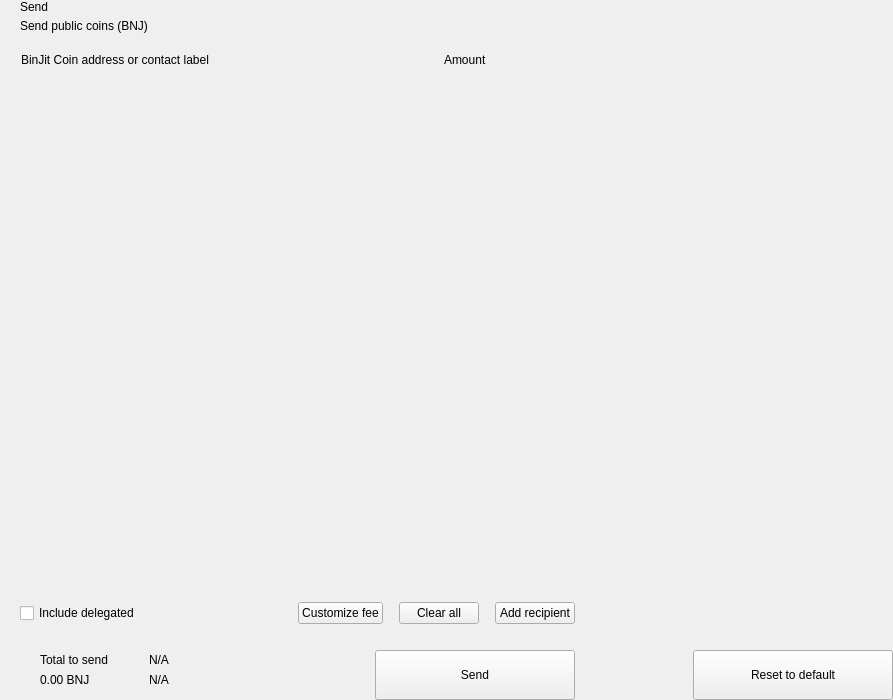
<?xml version="1.0" encoding="UTF-8"?>
<ui version="4.0">
 <class>send</class>
 <widget class="QWidget" name="send">
  <property name="geometry">
   <rect>
    <x>0</x>
    <y>0</y>
    <width>893</width>
    <height>700</height>
   </rect>
  </property>
  <property name="windowTitle">
   <string>Form</string>
  </property>
  <layout class="QHBoxLayout" name="horizontalLayout_2" stretch="2,1">
   <property name="spacing">
    <number>0</number>
   </property>
   <property name="leftMargin">
    <number>0</number>
   </property>
   <property name="topMargin">
    <number>0</number>
   </property>
   <property name="rightMargin">
    <number>0</number>
   </property>
   <property name="bottomMargin">
    <number>0</number>
   </property>
   <item>
    <widget class="QWidget" name="left" native="true">
     <layout class="QVBoxLayout" name="verticalLayout_3">
      <property name="spacing">
       <number>0</number>
      </property>
      <property name="leftMargin">
       <number>0</number>
      </property>
      <property name="topMargin">
       <number>0</number>
      </property>
      <property name="rightMargin">
       <number>0</number>
      </property>
      <property name="bottomMargin">
       <number>0</number>
      </property>
      <item>
       <layout class="QVBoxLayout" name="verticalLayout_22" stretch="0,0,0,1,0,0,0,0">
        <property name="spacing">
         <number>0</number>
        </property>
        <item>
         <layout class="QHBoxLayout" name="horizontalLayout_3">
          <property name="spacing">
           <number>0</number>
          </property>
          <property name="leftMargin">
           <number>20</number>
          </property>
          <property name="rightMargin">
           <number>20</number>
          </property>
          <item>
           <layout class="QVBoxLayout" name="verticalLayout">
            <property name="spacing">
             <number>5</number>
            </property>
            <item>
             <widget class="QLabel" name="labelTitle">
              <property name="text">
               <string>Send</string>
              </property>
              <property name="alignment">
               <set>Qt::AlignLeading|Qt::AlignLeft|Qt::AlignVCenter</set>
              </property>
             </widget>
            </item>
            <item>
             <widget class="QLabel" name="labelSubtitle1">
              <property name="text">
               <string>Send public coins (BNJ)</string>
              </property>
             </widget>
            </item>
           </layout>
          </item>
          <item>
           <spacer name="horizontalSpacer">
            <property name="orientation">
             <enum>Qt::Horizontal</enum>
            </property>
            <property name="sizeHint" stdset="0">
             <size>
              <width>40</width>
              <height>20</height>
             </size>
            </property>
           </spacer>
          </item>
         </layout>
        </item>
        <item>
         <spacer name="verticalSpacer_2">
          <property name="orientation">
           <enum>Qt::Vertical</enum>
          </property>
          <property name="sizeType">
           <enum>QSizePolicy::Fixed</enum>
          </property>
          <property name="sizeHint" stdset="0">
           <size>
            <width>20</width>
            <height>20</height>
           </size>
          </property>
         </spacer>
        </item>
        <item>
         <layout class="QHBoxLayout" name="horizontalLayout" stretch="6,0,2">
          <property name="spacing">
           <number>0</number>
          </property>
          <property name="leftMargin">
           <number>10</number>
          </property>
          <property name="topMargin">
           <number>0</number>
          </property>
          <property name="rightMargin">
           <number>20</number>
          </property>
          <property name="bottomMargin">
           <number>0</number>
          </property>
          <item>
           <widget class="QLabel" name="labelSubtitleAddress">
            <property name="styleSheet">
             <string notr="true">margin-left:8px;</string>
            </property>
            <property name="text">
             <string>BinJit Coin address or contact label</string>
            </property>
           </widget>
          </item>
          <item>
           <spacer name="horizontalSpacer_3">
            <property name="orientation">
             <enum>Qt::Horizontal</enum>
            </property>
            <property name="sizeType">
             <enum>QSizePolicy::Fixed</enum>
            </property>
            <property name="sizeHint" stdset="0">
             <size>
              <width>40</width>
              <height>1</height>
             </size>
            </property>
           </spacer>
          </item>
          <item>
           <widget class="QLabel" name="labelSubtitleAmount">
            <property name="text">
             <string>Amount</string>
            </property>
           </widget>
          </item>
         </layout>
        </item>
        <item>
         <widget class="QScrollArea" name="scrollArea">
          <property name="minimumSize">
           <size>
            <width>0</width>
            <height>350</height>
           </size>
          </property>
          <property name="styleSheet">
           <string notr="true">#scrollArea {
            background:transparent;
            margin-top:10px;
}</string>
          </property>
          <property name="horizontalScrollBarPolicy">
           <enum>Qt::ScrollBarAlwaysOff</enum>
          </property>
          <property name="sizeAdjustPolicy">
           <enum>QAbstractScrollArea::AdjustIgnored</enum>
          </property>
          <property name="widgetResizable">
           <bool>true</bool>
          </property>
          <property name="alignment">
           <set>Qt::AlignLeading|Qt::AlignLeft|Qt::AlignTop</set>
          </property>
          <widget class="QWidget" name="scrollAreaWidgetContents">
           <property name="geometry">
            <rect>
             <x>0</x>
             <y>0</y>
             <width>591</width>
             <height>16</height>
            </rect>
           </property>
           <property name="sizePolicy">
            <sizepolicy hsizetype="Preferred" vsizetype="Maximum">
             <horstretch>0</horstretch>
             <verstretch>0</verstretch>
            </sizepolicy>
           </property>
           <property name="autoFillBackground">
            <bool>false</bool>
           </property>
           <property name="styleSheet">
            <string notr="true">#scrollAreaWidgetContents {
             background:transparent;
             }</string>
           </property>
           <layout class="QVBoxLayout" name="verticalLayout_7">
            <property name="spacing">
             <number>0</number>
            </property>
            <property name="sizeConstraint">
             <enum>QLayout::SetDefaultConstraint</enum>
            </property>
            <property name="leftMargin">
             <number>0</number>
            </property>
            <property name="topMargin">
             <number>0</number>
            </property>
            <property name="rightMargin">
             <number>0</number>
            </property>
            <property name="bottomMargin">
             <number>0</number>
            </property>
           </layout>
          </widget>
         </widget>
        </item>
        <item>
         <spacer name="verticalSpacer_4">
          <property name="orientation">
           <enum>Qt::Vertical</enum>
          </property>
          <property name="sizeType">
           <enum>QSizePolicy::Fixed</enum>
          </property>
          <property name="sizeHint" stdset="0">
           <size>
            <width>20</width>
            <height>20</height>
           </size>
          </property>
         </spacer>
        </item>
        <item>
         <layout class="QHBoxLayout" name="horizontalLayout_20">
          <property name="spacing">
           <number>6</number>
          </property>
          <property name="leftMargin">
           <number>20</number>
          </property>
          <property name="rightMargin">
           <number>20</number>
          </property>
          <item>
           <widget class="QCheckBox" name="checkBoxDelegations">
            <property name="layoutDirection">
             <enum>Qt::LeftToRight</enum>
            </property>
            <property name="text">
             <string>Include delegated</string>
            </property>
           </widget>
          </item>
          <item>
           <spacer name="horizontalSpacer_4">
            <property name="orientation">
             <enum>Qt::Horizontal</enum>
            </property>
            <property name="sizeHint" stdset="0">
             <size>
              <width>10</width>
              <height>20</height>
             </size>
            </property>
           </spacer>
          </item>
          <item>
           <widget class="QPushButton" name="pushButtonFee">
            <property name="focusPolicy">
             <enum>Qt::NoFocus</enum>
            </property>
            <property name="text">
             <string>Customize fee</string>
            </property>
           </widget>
          </item>
          <item>
           <spacer name="horizontalSpacer_11">
            <property name="orientation">
             <enum>Qt::Horizontal</enum>
            </property>
            <property name="sizeType">
             <enum>QSizePolicy::Minimum</enum>
            </property>
            <property name="sizeHint" stdset="0">
             <size>
              <width>10</width>
              <height>20</height>
             </size>
            </property>
           </spacer>
          </item>
          <item>
           <widget class="QPushButton" name="pushButtonClear">
            <property name="focusPolicy">
             <enum>Qt::NoFocus</enum>
            </property>
            <property name="layoutDirection">
             <enum>Qt::RightToLeft</enum>
            </property>
            <property name="text">
             <string>Clear all</string>
            </property>
           </widget>
          </item>
          <item>
           <spacer name="horizontalSpacer_6">
            <property name="orientation">
             <enum>Qt::Horizontal</enum>
            </property>
            <property name="sizeType">
             <enum>QSizePolicy::Fixed</enum>
            </property>
            <property name="sizeHint" stdset="0">
             <size>
              <width>10</width>
              <height>20</height>
             </size>
            </property>
           </spacer>
          </item>
          <item>
           <widget class="QPushButton" name="pushButtonAddRecipient">
            <property name="focusPolicy">
             <enum>Qt::NoFocus</enum>
            </property>
            <property name="text">
             <string>Add recipient</string>
            </property>
           </widget>
          </item>
         </layout>
        </item>
        <item>
         <spacer name="verticalSpacer">
          <property name="orientation">
           <enum>Qt::Vertical</enum>
          </property>
          <property name="sizeType">
           <enum>QSizePolicy::Fixed</enum>
          </property>
          <property name="sizeHint" stdset="0">
           <size>
            <width>20</width>
            <height>16</height>
           </size>
          </property>
         </spacer>
        </item>
        <item>
         <layout class="QHBoxLayout" name="horizontalLayout_7">
          <property name="rightMargin">
           <number>20</number>
          </property>
          <item>
           <layout class="QHBoxLayout" name="horizontalLayout_10">
            <property name="spacing">
             <number>0</number>
            </property>
            <property name="leftMargin">
             <number>8</number>
            </property>
            <item>
             <widget class="QStackedWidget" name="stackedWidget">
              <property name="minimumSize">
               <size>
                <width>0</width>
                <height>60</height>
               </size>
              </property>
              <property name="maximumSize">
               <size>
                <width>16777215</width>
                <height>60</height>
               </size>
              </property>
              <widget class="QWidget" name="page1">
               <layout class="QVBoxLayout" name="verticalLayout_71" stretch="0">
                <property name="spacing">
                 <number>6</number>
                </property>
                <property name="leftMargin">
                 <number>12</number>
                </property>
                <property name="topMargin">
                 <number>0</number>
                </property>
                <property name="rightMargin">
                 <number>0</number>
                </property>
                <property name="bottomMargin">
                 <number>0</number>
                </property>
                <item>
                 <widget class="QWidget" name="coinWidget" native="true">
                  <property name="minimumSize">
                   <size>
                    <width>0</width>
                    <height>60</height>
                   </size>
                  </property>
                  <property name="maximumSize">
                   <size>
                    <width>16777215</width>
                    <height>60</height>
                   </size>
                  </property>
                  <layout class="QHBoxLayout" name="horizontalLayout_9">
                   <property name="spacing">
                    <number>0</number>
                   </property>
                   <property name="leftMargin">
                    <number>20</number>
                   </property>
                   <property name="topMargin">
                    <number>10</number>
                   </property>
                   <property name="rightMargin">
                    <number>20</number>
                   </property>
                   <property name="bottomMargin">
                    <number>10</number>
                   </property>
                   <item>
                    <layout class="QVBoxLayout" name="verticalSend">
                     <property name="spacing">
                      <number>0</number>
                     </property>
                     <item>
                      <widget class="QLabel" name="labelTitleTotalSend">
                       <property name="text">
                        <string>Total to send</string>
                       </property>
                      </widget>
                     </item>
                     <item>
                      <widget class="QLabel" name="labelAmountSend">
                       <property name="text">
                        <string notr="true">0.00 BNJ</string>
                       </property>
                      </widget>
                     </item>
                    </layout>
                   </item>
                   <item>
                    <spacer name="horizontalSpacer_9">
                     <property name="orientation">
                      <enum>Qt::Horizontal</enum>
                     </property>
                     <property name="sizeType">
                      <enum>QSizePolicy::Fixed</enum>
                     </property>
                     <property name="sizeHint" stdset="0">
                      <size>
                       <width>20</width>
                       <height>20</height>
                      </size>
                     </property>
                    </spacer>
                   </item>
                   <item>
                    <widget class="QLabel" name="labelLine">
                     <property name="minimumSize">
                      <size>
                       <width>1</width>
                       <height>0</height>
                      </size>
                     </property>
                     <property name="maximumSize">
                      <size>
                       <width>1</width>
                       <height>16777215</height>
                      </size>
                     </property>
                     <property name="text">
                      <string/>
                     </property>
                    </widget>
                   </item>
                   <item>
                    <spacer name="horizontalSpacer_10">
                     <property name="orientation">
                      <enum>Qt::Horizontal</enum>
                     </property>
                     <property name="sizeType">
                      <enum>QSizePolicy::Fixed</enum>
                     </property>
                     <property name="sizeHint" stdset="0">
                      <size>
                       <width>20</width>
                       <height>20</height>
                      </size>
                     </property>
                    </spacer>
                   </item>
                   <item>
                    <layout class="QVBoxLayout" name="verticalRemaining">
                     <property name="spacing">
                      <number>0</number>
                     </property>
                     <item>
                      <widget class="QLabel" name="labelTitleTotalRemaining">
                       <property name="text">
                        <string notr="true">N/A</string>
                       </property>
                      </widget>
                     </item>
                     <item>
                      <widget class="QLabel" name="labelAmountRemaining">
                       <property name="text">
                        <string notr="true">N/A</string>
                       </property>
                      </widget>
                     </item>
                    </layout>
                   </item>
                  </layout>
                 </widget>
                </item>
               </layout>
              </widget>
              <widget class="QWidget" name="page_2"/>
             </widget>
            </item>
           </layout>
          </item>
          <item>
           <spacer name="horizontalSpacer_5">
            <property name="orientation">
             <enum>Qt::Horizontal</enum>
            </property>
            <property name="sizeType">
             <enum>QSizePolicy::Expanding</enum>
            </property>
            <property name="sizeHint" stdset="0">
             <size>
              <width>40</width>
              <height>20</height>
             </size>
            </property>
           </spacer>
          </item>
          <item alignment="Qt::AlignBottom">
           <widget class="QPushButton" name="pushButtonSave">
            <property name="minimumSize">
             <size>
              <width>200</width>
              <height>50</height>
             </size>
            </property>
            <property name="maximumSize">
             <size>
              <width>200</width>
              <height>50</height>
             </size>
            </property>
            <property name="focusPolicy">
             <enum>Qt::NoFocus</enum>
            </property>
            <property name="text">
             <string>Send</string>
            </property>
           </widget>
          </item>
         </layout>
        </item>
       </layout>
      </item>
     </layout>
    </widget>
   </item>
   <item>
    <widget class="QWidget" name="right" native="true">
     <layout class="QVBoxLayout" name="verticalLayout_5">
      <property name="leftMargin">
       <number>0</number>
      </property>
      <property name="topMargin">
       <number>0</number>
      </property>
      <property name="rightMargin">
       <number>0</number>
      </property>
      <property name="bottomMargin">
       <number>0</number>
      </property>
      <item>
       <layout class="QVBoxLayout" name="verticalLayout_4">
        <property name="spacing">
         <number>6</number>
        </property>
        <item>
         <widget class="OptionButton" name="btnCoinControl" native="true">
          <property name="minimumSize">
           <size>
            <width>0</width>
            <height>50</height>
           </size>
          </property>
         </widget>
        </item>
        <item>
         <widget class="OptionButton" name="btnChangeAddress" native="true">
          <property name="minimumSize">
           <size>
            <width>0</width>
            <height>50</height>
           </size>
          </property>
         </widget>
        </item>
        <item>
         <widget class="OptionButton" name="btnUri" native="true">
          <property name="minimumSize">
           <size>
            <width>0</width>
            <height>50</height>
           </size>
          </property>
         </widget>
        </item>
        <item>
         <spacer name="verticalSpacer_5">
          <property name="orientation">
           <enum>Qt::Vertical</enum>
          </property>
          <property name="sizeHint" stdset="0">
           <size>
            <width>20</width>
            <height>40</height>
           </size>
          </property>
         </spacer>
        </item>
        <item>
         <layout class="QHBoxLayout" name="horizontalLayout_8">
          <item>
           <spacer name="horizontalSpacer_7">
            <property name="orientation">
             <enum>Qt::Horizontal</enum>
            </property>
            <property name="sizeHint" stdset="0">
             <size>
              <width>40</width>
              <height>20</height>
             </size>
            </property>
           </spacer>
          </item>
          <item>
           <widget class="QPushButton" name="pushButtonReset">
            <property name="minimumSize">
             <size>
              <width>200</width>
              <height>50</height>
             </size>
            </property>
            <property name="maximumSize">
             <size>
              <width>200</width>
              <height>50</height>
             </size>
            </property>
            <property name="focusPolicy">
             <enum>Qt::NoFocus</enum>
            </property>
            <property name="text">
             <string>Reset to default</string>
            </property>
           </widget>
          </item>
         </layout>
        </item>
       </layout>
      </item>
     </layout>
    </widget>
   </item>
  </layout>
 </widget>
 <customwidgets>
  <customwidget>
   <class>OptionButton</class>
   <extends>QWidget</extends>
   <header>qt/binjit/optionbutton.h</header>
   <container>1</container>
  </customwidget>
 </customwidgets>
 <resources/>
 <connections/>
</ui>
